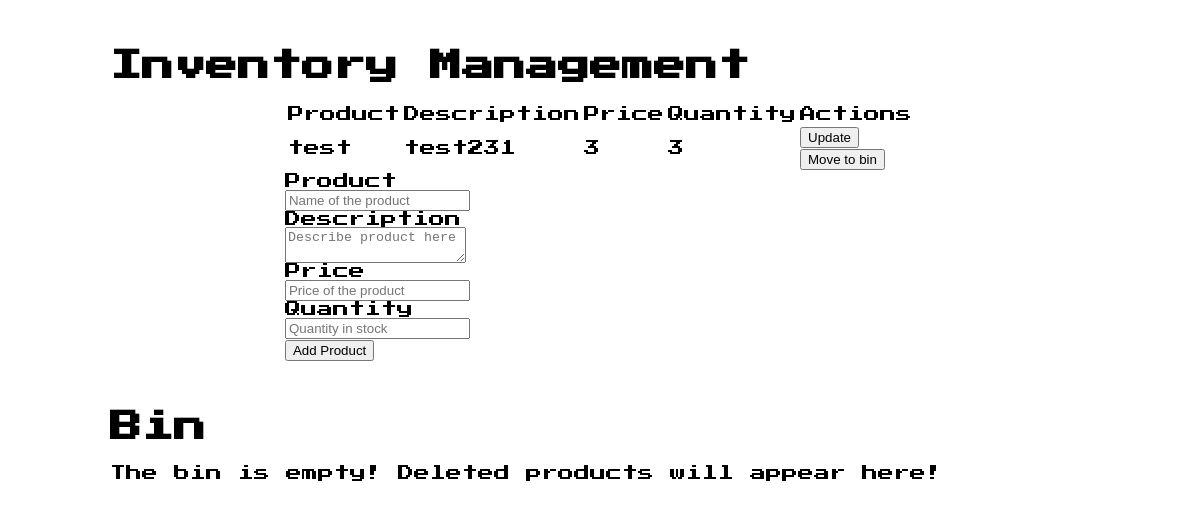
Before: / with the older database file.
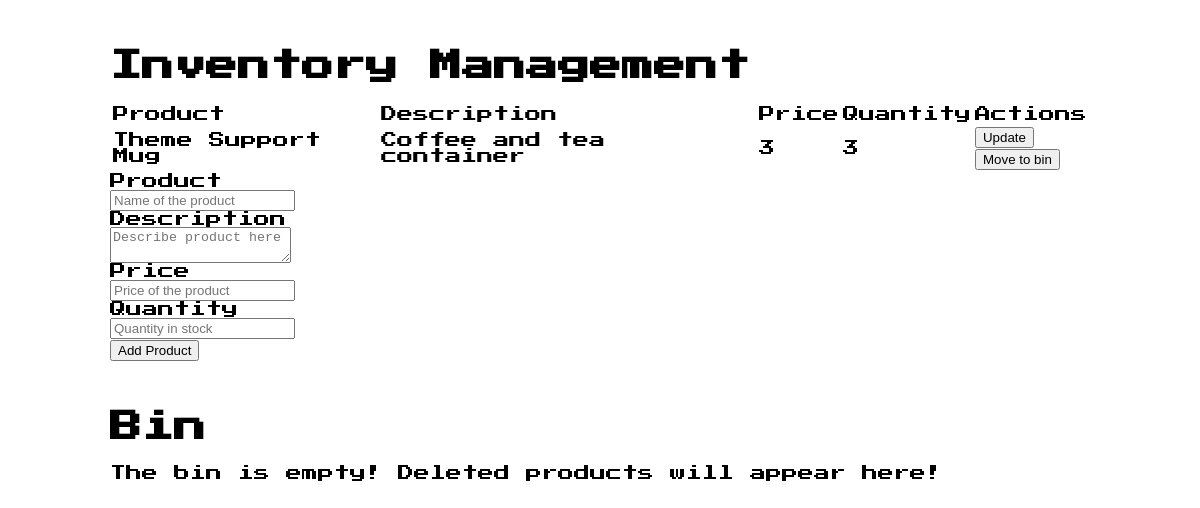
After: the same page with the newer database file.
### app.py (models this page shows, shortened)
class Inventory(db.Model):
    id = db.Column(db.Integer, primary_key=True)
    name = db.Column(db.String(80), nullable=False)
    description = db.Column(db.String(80), nullable=True)
    price = db.Column(db.Integer, nullable=False)
    quantity = db.Column(db.Integer, default=1)
    date_created = db.Column(db.DateTime, default=datetime.utcnow)

### app.py (the view)
@app.route('/', methods=['GET', 'POST'])
def index():
    if request.method == 'POST':
        name = request.form['product_name']
        description = request.form['description']
        price = request.form['price']
        quantity = request.form['quantity']
        new_product = Inventory(name=name, description=description, price=price, quantity=quantity)
        try:
            db.session.add(new_product)
            db.session.commit()
            return redirect('/')
        except:
            return 'There was an issue adding your product'
    else:
        products = Inventory.query.order_by(Inventory.date_created).all()
        deleted_products = DeletedInventory.query.order_by(DeletedInventory.date_created).all()
        return render_template("index.html", products=products, deleted_products = deleted_products)

### templates/index.html (shortened to what this page needs)
{% extends 'base.html' %}
{% block body %}
    <div class="container">
        <div class="nes-container with-title is-centered">
            {% if products|length < 1 %}
            <p class="nes-balloon from-left nes-pointer">
                The inventory is empty! Add a product below!
            </p>
            <div class="icon">
                <i class="nes-kirby"></i>
            </div>
            {% else %}
            <h1 class="title">Inventory Management</h1>
            <div class="table">
                <div class="nes-table-responsive">
                    <table class="nes-table is-bordered is-centered">
                        <thead>
                        <tr>
                            <td>Product</td>
                            <td>Description</td>
                            <td>Price</td>
                            <td>Quantity</td>
                            <td>Actions</td>
                        </tr>
                        </thead>
                        <tbody>
                        {% for product in products %}
                            <tr>
                                <td>{{ product.name }}</td>
                                <td>{{ product.description }}</td>
                                <td>{{ product.price }}</td>
                                <td>{{ product.quantity }}</td>
                                <td>
                                    <button type="button" class="nes-btn is-primary" onclick="document.getElementById('dialog-rounded-update-product-{{ product.id }}').showModal();">
                                        Update
                                    </button>
                                    <br>
                                    <button type="button" class="nes-btn is-error" onclick="document.getElementById('dialog-rounded-delete-product-{{ product.id }}').showModal();">
                                        Move to bin
                                    </button>
                                </td>
                            </tr>
                        {% endfor %}
                        </tbody>
                    </table>
                {% endif %}
                    <div class="nes-field">
                        <form action="/" method="POST">
                            <label for="product_name">Product</label>
                            <br>
                            <input type="text" name="product_name" id="product_name" placeholder="Name of the product" class="nes-input" required>
                            <br>
                            <label for="description">Description</label>
                            <br>
                            <textarea rols="10" col="200" name="description" id="description" placeholder="Describe product here" class="nes-textarea" required></textarea>
                            <br>
                            <label for="product">Price</label>
                            <br>
                            <input type="number" name="price" id="price" placeholder="Price of the product" class="nes-input" required>
                            <br>
                            <label for="quantity">Quantity</label>
                            <br>
                            <input type="number" name="quantity" id="quantity" placeholder="Quantity in stock" class="nes-input" required>
                            <br>
                            <button type="submit" value="Add Product" class="nes-btn is-success">Add Product</button>
                        </form>
                    </div>
                </div>
            </div>
        </div>
        <div class="container">
            <div class="nes-container with-title is-centered">
                <h1 class="title">Bin</h1>
                {% if deleted_products|length < 1 %}
                <p class="nes-balloon from-left nes-pointer">
                    The bin is empty! Deleted products will appear here!
                {% endif %}
            </div>
        </div>
    </div>
{% endblock %}

### templates/base.html (shortened to what this page needs)
<!DOCTYPE html>
<html lang="en">
<head>
    <link href="https://unpkg.com/nes.css@2.3.0/css/nes.min.css" rel="stylesheet" />
    <link rel="stylesheet" href="{{ url_for('static', filename='css/main.css') }}">
</head>
<body>
    {% block body %}{% endblock %}
</body>
</html>

### static/css/main.css (style rules this page uses)
body { font-family: 'Press Start 2P', cursive; }
.container { max-width: 980px; margin: 0 auto; margin-top: 50px; }
.table { display: flex; justify-content: center; }

Changed rows visible on the page:
removed Inventory: name "test", description "test231", price "3", quantity "3"
added Inventory: name "Theme Support Mug", description "Coffee and tea container", price "3", quantity "3"
